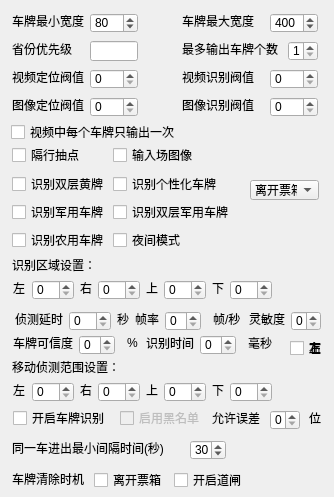
   <widget class="QWidget" name="tab3">
    <attribute name="title">
     <string>第三路视频</string>
    </attribute>
    <widget class="QCheckBox" name="val39">
     <property name="geometry">
      <rect>
       <x>11</x>
       <y>124</y>
       <width>167</width>
       <height>16</height>
      </rect>
     </property>
     <property name="styleSheet">
      <string notr="true">background-image: url(none);</string>
     </property>
     <property name="text">
      <string>视频中每个车牌只输出一次</string>
     </property>
    </widget>
    <widget class="QSpinBox" name="val31">
     <property name="geometry">
      <rect>
       <x>90</x>
       <y>13</y>
       <width>48</width>
       <height>20</height>
      </rect>
     </property>
     <property name="styleSheet">
      <string notr="true">background-image: url(none);</string>
     </property>
     <property name="maximum">
      <number>999</number>
     </property>
     <property name="value">
      <number>80</number>
     </property>
    </widget>
    <widget class="QLabel" name="lblParam11_3">
     <property name="geometry">
      <rect>
       <x>12</x>
       <y>13</y>
       <width>72</width>
       <height>16</height>
      </rect>
     </property>
     <property name="styleSheet">
      <string notr="true">background-image: url(none);</string>
     </property>
     <property name="text">
      <string>车牌最小宽度</string>
     </property>
    </widget>
    <widget class="QSpinBox" name="val32">
     <property name="geometry">
      <rect>
       <x>270</x>
       <y>13</y>
       <width>48</width>
       <height>20</height>
      </rect>
     </property>
     <property name="styleSheet">
      <string notr="true">background-image: url(none);</string>
     </property>
     <property name="maximum">
      <number>9999</number>
     </property>
     <property name="value">
      <number>400</number>
     </property>
    </widget>
    <widget class="QLabel" name="lblParam12_3">
     <property name="geometry">
      <rect>
       <x>182</x>
       <y>13</y>
       <width>72</width>
       <height>16</height>
      </rect>
     </property>
     <property name="styleSheet">
      <string notr="true">background-image: url(none);</string>
     </property>
     <property name="text">
      <string>车牌最大宽度</string>
     </property>
    </widget>
    <widget class="QLabel" name="lblParam13_3">
     <property name="geometry">
      <rect>
       <x>12</x>
       <y>41</y>
       <width>60</width>
       <height>16</height>
      </rect>
     </property>
     <property name="styleSheet">
      <string notr="true">background-image: url(none);</string>
     </property>
     <property name="text">
      <string>省份优先级</string>
     </property>
    </widget>
    <widget class="QLineEdit" name="val33">
     <property name="geometry">
      <rect>
       <x>90</x>
       <y>41</y>
       <width>48</width>
       <height>20</height>
      </rect>
     </property>
     <property name="styleSheet">
      <string notr="true">background-image: url(none);</string>
     </property>
    </widget>
    <widget class="QLabel" name="lblParam14_3">
     <property name="geometry">
      <rect>
       <x>182</x>
       <y>41</y>
       <width>96</width>
       <height>16</height>
      </rect>
     </property>
     <property name="styleSheet">
      <string notr="true">background-image: url(none);</string>
     </property>
     <property name="text">
      <string>最多输出车牌个数</string>
     </property>
    </widget>
    <widget class="QSpinBox" name="val34">
     <property name="geometry">
      <rect>
       <x>288</x>
       <y>41</y>
       <width>30</width>
       <height>20</height>
      </rect>
     </property>
     <property name="styleSheet">
      <string notr="true">background-image: url(none);</string>
     </property>
     <property name="minimum">
      <number>1</number>
     </property>
     <property name="maximum">
      <number>6</number>
     </property>
    </widget>
    <widget class="QLabel" name="lblParam15_3">
     <property name="geometry">
      <rect>
       <x>12</x>
       <y>69</y>
       <width>72</width>
       <height>16</height>
      </rect>
     </property>
     <property name="styleSheet">
      <string notr="true">background-image: url(none);</string>
     </property>
     <property name="text">
      <string>视频定位阀值</string>
     </property>
    </widget>
    <widget class="QSpinBox" name="val35">
     <property name="geometry">
      <rect>
       <x>90</x>
       <y>69</y>
       <width>48</width>
       <height>20</height>
      </rect>
     </property>
     <property name="styleSheet">
      <string notr="true">background-image: url(none);</string>
     </property>
     <property name="maximum">
      <number>999</number>
     </property>
    </widget>
    <widget class="QLabel" name="lblParam16_3">
     <property name="geometry">
      <rect>
       <x>182</x>
       <y>69</y>
       <width>72</width>
       <height>16</height>
      </rect>
     </property>
     <property name="styleSheet">
      <string notr="true">background-image: url(none);</string>
     </property>
     <property name="text">
      <string>视频识别阀值</string>
     </property>
    </widget>
    <widget class="QSpinBox" name="val36">
     <property name="geometry">
      <rect>
       <x>270</x>
       <y>69</y>
       <width>48</width>
       <height>20</height>
      </rect>
     </property>
     <property name="styleSheet">
      <string notr="true">background-image: url(none);</string>
     </property>
     <property name="maximum">
      <number>999</number>
     </property>
    </widget>
    <widget class="QLabel" name="lblParam17_3">
     <property name="geometry">
      <rect>
       <x>12</x>
       <y>97</y>
       <width>72</width>
       <height>16</height>
      </rect>
     </property>
     <property name="styleSheet">
      <string notr="true">background-image: url(none);</string>
     </property>
     <property name="text">
      <string>图像定位阀值</string>
     </property>
    </widget>
    <widget class="QSpinBox" name="val37">
     <property name="geometry">
      <rect>
       <x>90</x>
       <y>97</y>
       <width>48</width>
       <height>20</height>
      </rect>
     </property>
     <property name="styleSheet">
      <string notr="true">background-image: url(none);</string>
     </property>
     <property name="maximum">
      <number>999</number>
     </property>
    </widget>
    <widget class="QLabel" name="lblParam18_3">
     <property name="geometry">
      <rect>
       <x>182</x>
       <y>97</y>
       <width>72</width>
       <height>16</height>
      </rect>
     </property>
     <property name="styleSheet">
      <string notr="true">background-image: url(none);</string>
     </property>
     <property name="text">
      <string>图像识别阀值</string>
     </property>
    </widget>
    <widget class="QSpinBox" name="val38">
     <property name="geometry">
      <rect>
       <x>270</x>
       <y>97</y>
       <width>48</width>
       <height>20</height>
      </rect>
     </property>
     <property name="styleSheet">
      <string notr="true">background-image: url(none);</string>
     </property>
     <property name="maximum">
      <number>999</number>
     </property>
    </widget>
    <widget class="QCheckBox" name="val312">
     <property name="geometry">
      <rect>
       <x>12</x>
       <y>176</y>
       <width>95</width>
       <height>16</height>
      </rect>
     </property>
     <property name="styleSheet">
      <string notr="true">background-image: url(none);</string>
     </property>
     <property name="text">
      <string>识别双层黄牌</string>
     </property>
    </widget>
    <widget class="QCheckBox" name="val313">
     <property name="geometry">
      <rect>
       <x>113</x>
       <y>176</y>
       <width>107</width>
       <height>16</height>
      </rect>
     </property>
     <property name="styleSheet">
      <string notr="true">background-image: url(none);</string>
     </property>
     <property name="text">
      <string>识别个性化车牌</string>
     </property>
    </widget>
    <widget class="QCheckBox" name="val310">
     <property name="geometry">
      <rect>
       <x>12</x>
       <y>147</y>
       <width>71</width>
       <height>16</height>
      </rect>
     </property>
     <property name="styleSheet">
      <string notr="true">background-image: url(none);</string>
     </property>
     <property name="text">
      <string>隔行抽点</string>
     </property>
    </widget>
    <widget class="QCheckBox" name="val311">
     <property name="geometry">
      <rect>
       <x>113</x>
       <y>147</y>
       <width>83</width>
       <height>16</height>
      </rect>
     </property>
     <property name="styleSheet">
      <string notr="true">background-image: url(none);</string>
     </property>
     <property name="text">
      <string>输入场图像</string>
     </property>
    </widget>
    <widget class="QCheckBox" name="val314">
     <property name="geometry">
      <rect>
       <x>12</x>
       <y>204</y>
       <width>95</width>
       <height>16</height>
      </rect>
     </property>
     <property name="styleSheet">
      <string notr="true">background-image: url(none);</string>
     </property>
     <property name="text">
      <string>识别军用车牌</string>
     </property>
    </widget>
    <widget class="QCheckBox" name="val315">
     <property name="geometry">
      <rect>
       <x>113</x>
       <y>204</y>
       <width>119</width>
       <height>16</height>
      </rect>
     </property>
     <property name="styleSheet">
      <string notr="true">background-image: url(none);</string>
     </property>
     <property name="text">
      <string>识别双层军用车牌</string>
     </property>
    </widget>
    <widget class="QCheckBox" name="val316">
     <property name="geometry">
      <rect>
       <x>12</x>
       <y>232</y>
       <width>95</width>
       <height>16</height>
      </rect>
     </property>
     <property name="styleSheet">
      <string notr="true">background-image: url(none);</string>
     </property>
     <property name="text">
      <string>识别农用车牌</string>
     </property>
    </widget>
    <widget class="QCheckBox" name="val317">
     <property name="geometry">
      <rect>
       <x>113</x>
       <y>232</y>
       <width>71</width>
       <height>16</height>
      </rect>
     </property>
     <property name="styleSheet">
      <string notr="true">background-image: url(none);</string>
     </property>
     <property name="text">
      <string>夜间模式</string>
     </property>
    </widget>
    <widget class="QLabel" name="label_11">
     <property name="geometry">
      <rect>
       <x>12</x>
       <y>255</y>
       <width>91</width>
       <height>20</height>
      </rect>
     </property>
     <property name="styleSheet">
      <string notr="true">background-image: url(none);</string>
     </property>
     <property name="text">
      <string>识别区域设置：</string>
     </property>
    </widget>
    <widget class="QLabel" name="label_12">
     <property name="geometry">
      <rect>
       <x>13</x>
       <y>280</y>
       <width>16</width>
       <height>16</height>
      </rect>
     </property>
     <property name="styleSheet">
      <string notr="true">background-image: url(none);</string>
     </property>
     <property name="text">
      <string>左</string>
     </property>
    </widget>
    <widget class="QSpinBox" name="val318">
     <property name="geometry">
      <rect>
       <x>32</x>
       <y>280</y>
       <width>42</width>
       <height>20</height>
      </rect>
     </property>
     <property name="styleSheet">
      <string notr="true">background-image: url(none);</string>
     </property>
     <property name="maximum">
      <number>999</number>
     </property>
    </widget>
    <widget class="QLabel" name="label_13">
     <property name="geometry">
      <rect>
       <x>80</x>
       <y>280</y>
       <width>16</width>
       <height>16</height>
      </rect>
     </property>
     <property name="styleSheet">
      <string notr="true">background-image: url(none);</string>
     </property>
     <property name="text">
      <string>右</string>
     </property>
    </widget>
    <widget class="QSpinBox" name="val319">
     <property name="geometry">
      <rect>
       <x>98</x>
       <y>280</y>
       <width>42</width>
       <height>20</height>
      </rect>
     </property>
     <property name="styleSheet">
      <string notr="true">background-image: url(none);</string>
     </property>
     <property name="maximum">
      <number>999</number>
     </property>
    </widget>
    <widget class="QLabel" name="label_14">
     <property name="geometry">
      <rect>
       <x>146</x>
       <y>280</y>
       <width>16</width>
       <height>16</height>
      </rect>
     </property>
     <property name="styleSheet">
      <string notr="true">background-image: url(none);</string>
     </property>
     <property name="text">
      <string>上</string>
     </property>
    </widget>
    <widget class="QSpinBox" name="val320">
     <property name="geometry">
      <rect>
       <x>164</x>
       <y>280</y>
       <width>42</width>
       <height>20</height>
      </rect>
     </property>
     <property name="styleSheet">
      <string notr="true">background-image: url(none);</string>
     </property>
     <property name="maximum">
      <number>999</number>
     </property>
    </widget>
    <widget class="QLabel" name="label_15">
     <property name="geometry">
      <rect>
       <x>212</x>
       <y>280</y>
       <width>16</width>
       <height>16</height>
      </rect>
     </property>
     <property name="styleSheet">
      <string notr="true">background-image: url(none);</string>
     </property>
     <property name="text">
      <string>下</string>
     </property>
    </widget>
    <widget class="QSpinBox" name="val321">
     <property name="geometry">
      <rect>
       <x>230</x>
       <y>280</y>
       <width>42</width>
       <height>20</height>
      </rect>
     </property>
     <property name="styleSheet">
      <string notr="true">background-image: url(none);</string>
     </property>
     <property name="maximum">
      <number>999</number>
     </property>
    </widget>
    <widget class="QSpinBox" name="val322">
     <property name="geometry">
      <rect>
       <x>69</x>
       <y>311</y>
       <width>42</width>
       <height>20</height>
      </rect>
     </property>
     <property name="styleSheet">
      <string notr="true">background-image: url(none);</string>
     </property>
     <property name="maximum">
      <number>999</number>
     </property>
    </widget>
    <widget class="QLabel" name="label_28">
     <property name="geometry">
      <rect>
       <x>15</x>
       <y>311</y>
       <width>48</width>
       <height>16</height>
      </rect>
     </property>
     <property name="styleSheet">
      <string notr="true">background-image: url(none);</string>
     </property>
     <property name="text">
      <string>侦测延时</string>
     </property>
    </widget>
    <widget class="QLabel" name="label_29">
     <property name="geometry">
      <rect>
       <x>117</x>
       <y>311</y>
       <width>16</width>
       <height>16</height>
      </rect>
     </property>
     <property name="styleSheet">
      <string notr="true">background-image: url(none);</string>
     </property>
     <property name="text">
      <string>秒</string>
     </property>
    </widget>
    <widget class="QSpinBox" name="val326">
     <property name="geometry">
      <rect>
       <x>200</x>
       <y>335</y>
       <width>36</width>
       <height>20</height>
      </rect>
     </property>
     <property name="styleSheet">
      <string notr="true">background-image: url(none);</string>
     </property>
     <property name="maximum">
      <number>500</number>
     </property>
    </widget>
    <widget class="QLabel" name="label_40">
     <property name="geometry">
      <rect>
       <x>146</x>
       <y>335</y>
       <width>48</width>
       <height>16</height>
      </rect>
     </property>
     <property name="styleSheet">
      <string notr="true">background-image: url(none);</string>
     </property>
     <property name="text">
      <string>识别时间</string>
     </property>
    </widget>
    <widget class="QLabel" name="label_41">
     <property name="geometry">
      <rect>
       <x>13</x>
       <y>335</y>
       <width>60</width>
       <height>16</height>
      </rect>
     </property>
     <property name="styleSheet">
      <string notr="true">background-image: url(none);</string>
     </property>
     <property name="text">
      <string>车牌可信度</string>
     </property>
    </widget>
    <widget class="QSpinBox" name="val325">
     <property name="geometry">
      <rect>
       <x>79</x>
       <y>335</y>
       <width>36</width>
       <height>20</height>
      </rect>
     </property>
     <property name="styleSheet">
      <string notr="true">background-image: url(none);</string>
     </property>
     <property name="maximum">
      <number>100</number>
     </property>
    </widget>
    <widget class="QLabel" name="label_42">
     <property name="geometry">
      <rect>
       <x>248</x>
       <y>335</y>
       <width>24</width>
       <height>16</height>
      </rect>
     </property>
     <property name="styleSheet">
      <string notr="true">background-image: url(none);</string>
     </property>
     <property name="text">
      <string>毫秒</string>
     </property>
    </widget>
    <widget class="QLabel" name="label_43">
     <property name="geometry">
      <rect>
       <x>127</x>
       <y>335</y>
       <width>16</width>
       <height>16</height>
      </rect>
     </property>
     <property name="styleSheet">
      <string notr="true">background-image: url(none);</string>
     </property>
     <property name="text">
      <string>%</string>
     </property>
    </widget>
    <widget class="QLabel" name="label_52">
     <property name="geometry">
      <rect>
       <x>135</x>
       <y>311</y>
       <width>24</width>
       <height>16</height>
      </rect>
     </property>
     <property name="styleSheet">
      <string notr="true">background-image: url(none);</string>
     </property>
     <property name="text">
      <string>帧率</string>
     </property>
    </widget>
    <widget class="QSpinBox" name="val323">
     <property name="geometry">
      <rect>
       <x>165</x>
       <y>311</y>
       <width>36</width>
       <height>20</height>
      </rect>
     </property>
     <property name="styleSheet">
      <string notr="true">background-image: url(none);</string>
     </property>
     <property name="maximum">
      <number>30</number>
     </property>
    </widget>
    <widget class="QLabel" name="label_53">
     <property name="geometry">
      <rect>
       <x>213</x>
       <y>311</y>
       <width>30</width>
       <height>16</height>
      </rect>
     </property>
     <property name="styleSheet">
      <string notr="true">background-image: url(none);</string>
     </property>
     <property name="text">
      <string>帧/秒</string>
     </property>
    </widget>
    <widget class="QLabel" name="label_58">
     <property name="geometry">
      <rect>
       <x>249</x>
       <y>311</y>
       <width>36</width>
       <height>16</height>
      </rect>
     </property>
     <property name="styleSheet">
      <string notr="true">background-image: url(none);</string>
     </property>
     <property name="text">
      <string>灵敏度</string>
     </property>
    </widget>
    <widget class="QSpinBox" name="val324">
     <property name="geometry">
      <rect>
       <x>291</x>
       <y>311</y>
       <width>30</width>
       <height>20</height>
      </rect>
     </property>
     <property name="styleSheet">
      <string notr="true">background-image: url(none);</string>
     </property>
     <property name="maximum">
      <number>6</number>
     </property>
    </widget>
    <widget class="QSpinBox" name="val328">
     <property name="geometry">
      <rect>
       <x>98</x>
       <y>382</y>
       <width>42</width>
       <height>20</height>
      </rect>
     </property>
     <property name="styleSheet">
      <string notr="true">background-image: url(none);</string>
     </property>
     <property name="maximum">
      <number>999</number>
     </property>
    </widget>
    <widget class="QSpinBox" name="val330">
     <property name="geometry">
      <rect>
       <x>230</x>
       <y>382</y>
       <width>42</width>
       <height>20</height>
      </rect>
     </property>
     <property name="styleSheet">
      <string notr="true">background-image: url(none);</string>
     </property>
     <property name="maximum">
      <number>999</number>
     </property>
    </widget>
    <widget class="QSpinBox" name="val327">
     <property name="geometry">
      <rect>
       <x>32</x>
       <y>382</y>
       <width>42</width>
       <height>20</height>
      </rect>
     </property>
     <property name="styleSheet">
      <string notr="true">background-image: url(none);</string>
     </property>
     <property name="maximum">
      <number>999</number>
     </property>
    </widget>
    <widget class="QLabel" name="label_70">
     <property name="geometry">
      <rect>
       <x>13</x>
       <y>382</y>
       <width>16</width>
       <height>16</height>
      </rect>
     </property>
     <property name="styleSheet">
      <string notr="true">background-image: url(none);</string>
     </property>
     <property name="text">
      <string>左</string>
     </property>
    </widget>
    <widget class="QLabel" name="label_71">
     <property name="geometry">
      <rect>
       <x>146</x>
       <y>382</y>
       <width>16</width>
       <height>16</height>
      </rect>
     </property>
     <property name="styleSheet">
      <string notr="true">background-image: url(none);</string>
     </property>
     <property name="text">
      <string>上</string>
     </property>
    </widget>
    <widget class="QLabel" name="label_72">
     <property name="geometry">
      <rect>
       <x>212</x>
       <y>382</y>
       <width>16</width>
       <height>16</height>
      </rect>
     </property>
     <property name="styleSheet">
      <string notr="true">background-image: url(none);</string>
     </property>
     <property name="text">
      <string>下</string>
     </property>
    </widget>
    <widget class="QLabel" name="label_73">
     <property name="geometry">
      <rect>
       <x>12</x>
       <y>357</y>
       <width>121</width>
       <height>20</height>
      </rect>
     </property>
     <property name="styleSheet">
      <string notr="true">background-image: url(none);</string>
     </property>
     <property name="text">
      <string>移动侦测范围设置：</string>
     </property>
    </widget>
    <widget class="QSpinBox" name="val329">
     <property name="geometry">
      <rect>
       <x>164</x>
       <y>382</y>
       <width>42</width>
       <height>20</height>
      </rect>
     </property>
     <property name="styleSheet">
      <string notr="true">background-image: url(none);</string>
     </property>
     <property name="maximum">
      <number>999</number>
     </property>
    </widget>
    <widget class="QLabel" name="label_74">
     <property name="geometry">
      <rect>
       <x>80</x>
       <y>382</y>
       <width>16</width>
       <height>16</height>
      </rect>
     </property>
     <property name="styleSheet">
      <string notr="true">background-image: url(none);</string>
     </property>
     <property name="text">
      <string>右</string>
     </property>
    </widget>
    <widget class="QSpinBox" name="val333">
     <property name="geometry">
      <rect>
       <x>270</x>
       <y>410</y>
       <width>30</width>
       <height>20</height>
      </rect>
     </property>
     <property name="styleSheet">
      <string notr="true">background-image: url(none);</string>
     </property>
     <property name="maximum">
      <number>8</number>
     </property>
    </widget>
    <widget class="QLabel" name="label_81">
     <property name="geometry">
      <rect>
       <x>212</x>
       <y>410</y>
       <width>48</width>
       <height>16</height>
      </rect>
     </property>
     <property name="styleSheet">
      <string notr="true">background-image: url(none);</string>
     </property>
     <property name="text">
      <string>允许误差</string>
     </property>
    </widget>
    <widget class="QCheckBox" name="val331">
     <property name="geometry">
      <rect>
       <x>13</x>
       <y>410</y>
       <width>95</width>
       <height>16</height>
      </rect>
     </property>
     <property name="styleSheet">
      <string notr="true">background-image: url(none);</string>
     </property>
     <property name="text">
      <string>开启车牌识别</string>
     </property>
     <property name="checked">
      <bool>false</bool>
     </property>
    </widget>
    <widget class="QCheckBox" name="val332">
     <property name="enabled">
      <bool>false</bool>
     </property>
     <property name="geometry">
      <rect>
       <x>120</x>
       <y>410</y>
       <width>83</width>
       <height>16</height>
      </rect>
     </property>
     <property name="styleSheet">
      <string notr="true">background-image: url(none);</string>
     </property>
     <property name="text">
      <string>启用黑名单</string>
     </property>
    </widget>
    <widget class="QLabel" name="label_82">
     <property name="geometry">
      <rect>
       <x>309</x>
       <y>410</y>
       <width>16</width>
       <height>16</height>
      </rect>
     </property>
     <property name="styleSheet">
      <string notr="true">background-image: url(none);</string>
     </property>
     <property name="text">
      <string>位</string>
     </property>
    </widget>
    <widget class="QCheckBox" name="val337">
     <property name="geometry">
      <rect>
       <x>290</x>
       <y>340</y>
       <width>35</width>
       <height>16</height>
      </rect>
     </property>
     <property name="styleSheet">
      <string notr="true">background-image: url(none);</string>
     </property>
     <property name="text">
      <string>下</string>
     </property>
    </widget>
    <widget class="QCheckBox" name="val334">
     <property name="geometry">
      <rect>
       <x>290</x>
       <y>340</y>
       <width>35</width>
       <height>16</height>
      </rect>
     </property>
     <property name="styleSheet">
      <string notr="true">background-image: url(none);</string>
     </property>
     <property name="text">
      <string>左</string>
     </property>
    </widget>
    <widget class="QCheckBox" name="val335">
     <property name="geometry">
      <rect>
       <x>290</x>
       <y>340</y>
       <width>35</width>
       <height>16</height>
      </rect>
     </property>
     <property name="styleSheet">
      <string notr="true">background-image: url(none);</string>
     </property>
     <property name="text">
      <string>右</string>
     </property>
    </widget>
    <widget class="QCheckBox" name="val336">
     <property name="geometry">
      <rect>
       <x>290</x>
       <y>340</y>
       <width>35</width>
       <height>16</height>
      </rect>
     </property>
     <property name="styleSheet">
      <string notr="true">background-image: url(none);</string>
     </property>
     <property name="text">
      <string>上</string>
     </property>
    </widget>
    <widget class="QSpinBox" name="val338">
     <property name="geometry">
      <rect>
       <x>190</x>
       <y>440</y>
       <width>36</width>
       <height>20</height>
      </rect>
     </property>
     <property name="styleSheet">
      <string notr="true">background-image: url(none);</string>
     </property>
     <property name="value">
      <number>30</number>
     </property>
    </widget>
    <widget class="QLabel" name="label_87">
     <property name="geometry">
      <rect>
       <x>12</x>
       <y>440</y>
       <width>161</width>
       <height>16</height>
      </rect>
     </property>
     <property name="styleSheet">
      <string notr="true">background-image: url(none);</string>
     </property>
     <property name="text">
      <string>同一车进出最小间隔时间(秒)</string>
     </property>
    </widget>
    <widget class="QLabel" name="label_91">
     <property name="geometry">
      <rect>
       <x>12</x>
       <y>471</y>
       <width>72</width>
       <height>16</height>
      </rect>
     </property>
     <property name="text">
      <string>车牌清除时机</string>
     </property>
    </widget>
    <widget class="QComboBox" name="val339">
     <property name="geometry">
      <rect>
       <x>250</x>
       <y>180</y>
       <width>69</width>
       <height>20</height>
      </rect>
     </property>
     <item>
      <property name="text">
       <string>离开票箱</string>
      </property>
     </item>
     <item>
      <property name="text">
       <string>开启道闸</string>
      </property>
     </item>
    </widget>
    <widget class="QCheckBox" name="val341">
     <property name="geometry">
      <rect>
       <x>174</x>
       <y>472</y>
       <width>71</width>
       <height>16</height>
      </rect>
     </property>
     <property name="text">
      <string>开启道闸</string>
     </property>
    </widget>
    <widget class="QCheckBox" name="val340">
     <property name="geometry">
      <rect>
       <x>94</x>
       <y>472</y>
       <width>71</width>
       <height>16</height>
      </rect>
     </property>
     <property name="text">
      <string>离开票箱</string>
     </property>
    </widget>
   </widget>
